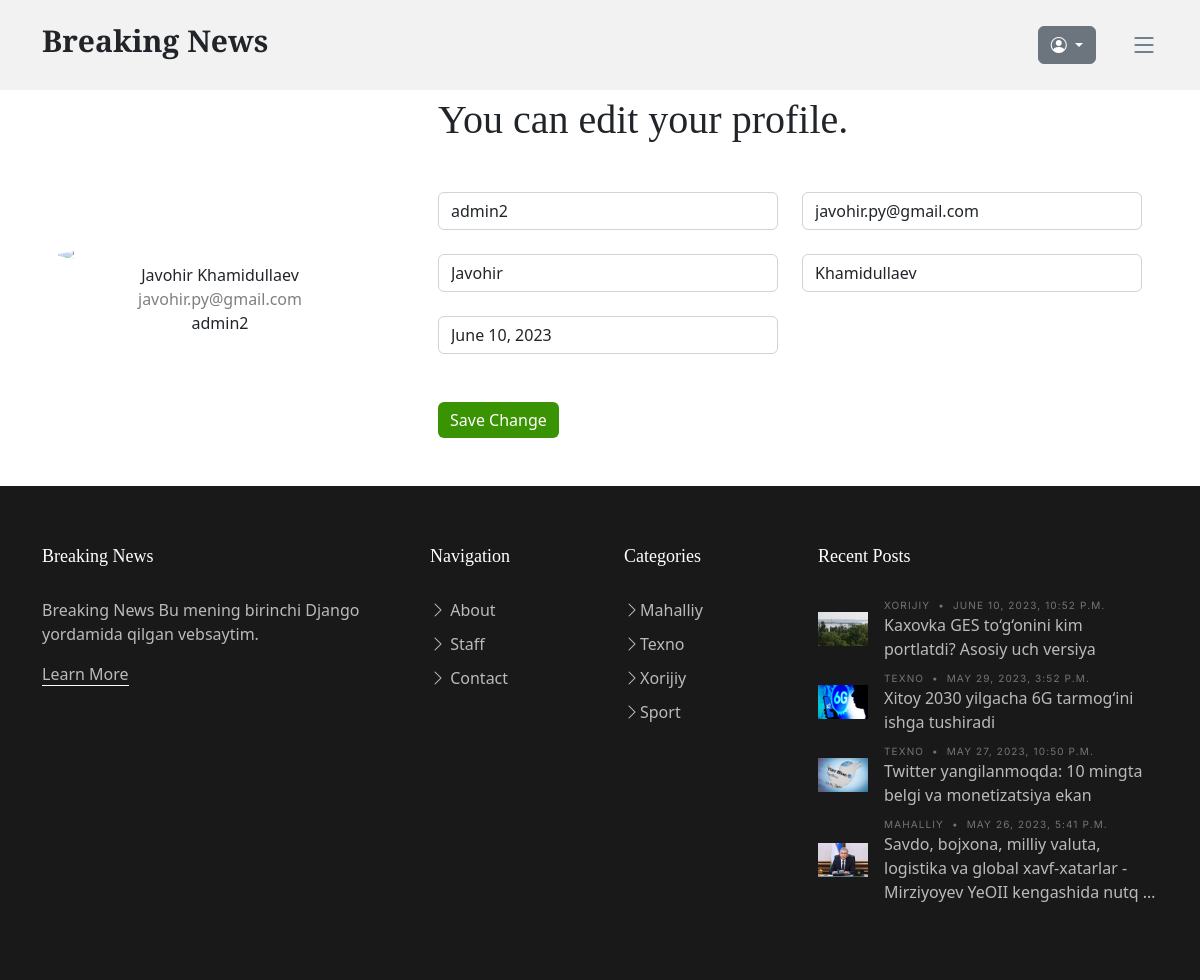
Page /edit-profile/ (signed in) on the committed database.
### accounts/models.py (models this page shows, shortened)
class Profile(models.Model):
    user = models.OneToOneField(User, on_delete=models.CASCADE)
    photo = models.ImageField(upload_to="users/images")
    birth_date = models.DateField(blank=True, null=True)

### news_app/models.py (models this page shows, shortened)
class News(models.Model):
    class Status(models.TextChoices):
        Draft = "DF", "Draft"
        Published = "PB", "Published"
    title = models.CharField(max_length=250)
    slug = models.SlugField(max_length=300)
    body = models.TextField()
    image = models.ImageField(upload_to="news/images")
    category = models.ForeignKey(Category, on_delete=models.CASCADE)
    published_time = models.DateTimeField(default=timezone.now)
    created_time = models.DateTimeField(auto_now_add=True)
    updated_time = models.DateTimeField(auto_now=True)
    status = models.CharField(
        max_length=2, choices=Status.choices, default=Status.Draft
    )
    objects = models.Manager()  # defauld manager
    published = PublishedManager()
    class Meta:
        ordering = ["-published_time"]

class Category(models.Model):
    name = models.CharField(max_length=150)
    def __str__(self):
        return self.name

### accounts/views.py (the view, shortened to what this page needs)
# urls.py: path("edit-profile/", EditUserView.as_view(), name="edit_profile_page"),
class EditUserView(LoginRequiredMixin, View):
    def get(self, request):
        user = request.user
        profile = Profile.objects.get(user=user)
        user_form = UserEditForm(instance=request.user)
        profile_form = ProfileEditForm(instance=request.user.profile)
        context = {
            "user_form": user_form,
            "profile_form": profile_form,
            "profile": profile,
        }
        return render(request, "account/profile-edit.html", context)

### accounts/forms.py
class UserEditForm(forms.ModelForm):
    class Meta:
        model = User
        fields = ["username", "first_name", "last_name", "email"]

class ProfileEditForm(forms.ModelForm):
    class Meta:
        model = Profile
        fields = ["birth_date", "photo"]

### news_app/context_procesor.py (called while the page is built)
def top_news(request):
    categories = Category.objects.all()
    top_news = News.published.all().order_by("-published_time")[:4]
    context = {
        "top_news": top_news,
        "categories": categories,
    }
    return context

### news_app/models.py (called while the page is built)
    def get_queryset(self):
        return super().get_queryset().filter(status=News.Status.Published)

### templates/account/profile-edit.html (shortened to what this page needs)
{% extends 'news/base.html' %}
{% load static %}
{% block content %}
  <div class="container rounded bg-white mt-5">
    <div class="row align-items-center">
      <div class="col-md-4 border-right">
        <div class="d-flex flex-column align-items-center text-center p-3 py-5">
          <img class="rounded-circle mt-5" src="https://rutensil.com/uploads/egiocMMHeJxW8ZDVer7lMv-xw7ReN-vH.jpeg" width="90">
          <span class="font-weight-bold">{{ user.first_name }} {{ user.last_name }}</span>
          <span class="text-black-50">{{ user.email }}</span>
          <span>{{ user.username }}</span>
        </div>
      </div>
      <div class="col-md-8">
        <form method="post" enctype="multipart/form-data" class="p-3 py-5">{% csrf_token %}
          <div class="d-flex justify-content-between align-items-center mb-3">
            <h1>You can edit your profile.</h1>
          </div>
          <div class="row mt-3">
            <div class="col-md-6 mt-4">
              <input type="text" name="username" class="form-control" placeholder="Username" value="{{ user.username }}" />
            </div>
            <div class="col-md-6 mt-4">
              <input ype="text" name="email" class="form-control" placeholder="Email" value="{{ user.email }}" />
            </div>
            <div class="col-md-6 mt-4">
              <input type="text" name="first_name" class="form-control" placeholder="first name" value="{{ user.first_name }}" />
            </div>
            <div class="col-md-6 mt-4">
              <input type="text" name="last_name" class="form-control" placeholder="last name" value="{{ user.last_name }}" />
            </div>
            <div class="col-md-6 mt-4">
              <input type="text" name="birth_date" class="form-control" placeholder="Feb. 22, 2002" value="{{ profile.birth_date }}" />
            </div>
          </div>
          <div class="mt-5 text-right">
            <button class="btn btn-primary profile-button" type="submit" style="background-color: #3a9302;">Save Change</button>
          </div>
        </form>
      </div>
    </div>
  </div>
{% endblock content %}

### templates/news/base.html (shortened to what this page needs)
{% load static %}
<!DOCTYPE html>
<html lang="en">
<head>
  <link href="{% static 'vendor/bootstrap/css/bootstrap.min.css' %}" rel="stylesheet">
  <link href="{% static 'vendor/bootstrap-icons/bootstrap-icons.css' %}" rel="stylesheet">
  <link href="{% static 'vendor/swiper/swiper-bundle.min.css' %}" rel="stylesheet">
  <link href="{% static 'vendor/glightbox/css/glightbox.min.css' %}" rel="stylesheet">
  <link href="{% static 'vendor/aos/aos.css' %}" rel="stylesheet">
  <link href="{% static 'css/variables.css' %}" rel="stylesheet">
  <link href="{% static 'css/main.css' %}" rel="stylesheet">
  <link href="{% static 'css/404-page.css' %}" rel="stylesheet">
  <link href="{% static 'css/register.css' %}" rel="stylesheet">
</head>
<body>
  <header id="header" class="header d-flex align-items-center fixed-top">
    <div class="container-fluid container-xl d-flex align-items-center justify-content-between">
      <a href="{% url 'home_page' %}" class="logo d-flex align-items-center">
        <h1>Breaking News</h1>
      </a>
      <div class="position-relative d-flex align-items-center">
        <div class="d-flex align-items-center">
          <div class="dropdown me-1" style="padding: 10px 0 10px 30px;">
            <button type="button" class="btn btn-secondary dropdown-toggle" data-bs-toggle="dropdown" aria-expanded="false" data-bs-offset="10,20">
              <i class="bi bi-person-circle"></i>
            </button>
          </div>
          <i class="bi bi-list mobile-nav-toggle" style="padding-left:30px"></i>
        </div>
      </div>
    </div>
  </header>
  {% block content %}
  {% endblock content %}
  <footer id="footer" class="footer">
    <div class="footer-content">
      <div class="container">
        <div class="row g-5">
          <div class="col-lg-4">
            <h3 class="footer-heading">Breaking News</h3>
            <p>Breaking News Bu mening birinchi Django yordamida qilgan vebsaytim.</p>
            <p><a href="{% url 'about_page' %}" class="footer-link-more">Learn More</a></p>
          </div>
          <div class="col-6 col-lg-2">
            <h3 class="footer-heading">Navigation</h3>
            <ul class="footer-links list-unstyled">
              <li><a href="{% url 'about_page' %}"><i class="bi bi-chevron-right"></i> About</a></li>
              <li><a href="{% url 'staff_page' %}"><i class="bi bi-chevron-right"></i> Staff</a></li>
              <li><a href="{% url 'contact_page' %}"><i class="bi bi-chevron-right"></i> Contact</a></li>
            </ul>
          </div>
          <div class="col-6 col-lg-2">
            <h3 class="footer-heading">Categories</h3>
            <ul class="footer-links list-unstyled">
              <li>
                <a href="{% url 'local_news_page' %}">
                  <i class="bi bi-chevron-right"></i>Mahalliy
                </a>
              </li>
              <li>
                <a href="{% url 'texno_news_page' %}">
                  <i class="bi bi-chevron-right"></i>Texno
                </a>
              </li>
              <li>
                <a href="{% url 'foreign_news_page' %}">
                  <i class="bi bi-chevron-right"></i>Xorijiy
                </a>
              </li>
              <li>
                <a href="{% url 'sport_news_page' %}">
                  <i class="bi bi-chevron-right"></i>Sport
                </a>
              </li>
            </ul>
          </div>
          <div class="col-lg-4">
            <h3 class="footer-heading">Recent Posts</h3>
            <ul class="footer-links footer-blog-entry list-unstyled">
              {% for news in top_news %}
              <li>
                <a href="{% url 'detail_page' news.pk %}" class="d-flex align-items-center">
                  <img src="{{ news.image.url }}" alt="" class="img-fluid me-3">
                  <div>
                    <div class="post-meta d-block"><span class="date">{{ news.category }}</span> <span class="mx-1">&bullet;</span>
                      <span>{{ news.published_time }}</span>
                    </div>
                    <span>{{ news.title | truncatewords:13 }}</span>
                  </div>
                </a>
              </li>
              {% endfor %}
            </ul>
          </div>
        </div>
      </div>
    </div>
  </footer>
</body>
</html>

### static/css/variables.css (style rules this page uses)
:root { --font-default: 'EB Garamond', system-ui, -apple-system, "Segoe UI", Roboto, "Helvetica Neue", Arial, "Noto Sans", "Liberation Sans", sans-serif, "Apple Color Emoji", "Segoe UI Emoji", "Segoe UI Symbol", "Noto Color Emoji"; --font-primary: 'EB Garamond', serif; --font-secondary: 'Inter', sans-serif; --color-default: #212529; --color-default-rgb: 33, 37, 41; --color-links: #212529; --color-links-hover: #15171a; --color-primary: #212529; --color-primary-light: #26282c; --color-primary-dark: #0b0c0e; --color-primary-rgb: 33, 37, 41; --color-primary-light-rgb: 38, 40, 44; --color-primary-dark-rgb: 11, 12, 14; --color-secondary: #596d80; --color-secondary-light: #8498aa; --color-secondary-dark: #404f5c; --color-secondary-rgb: 89, 109, 128; --color-secondary-light-rgb: 132, 152, 170; --color-secondary-dark-rgb: 64, 79, 92; --color-blue: #0d6efd; --color-blue-rgb: 13, 110, 253; --color-indigo: #6610f2; --color-indigo-rgb: 102, 16, 242; --color-purple: #6f42c1; --color-purple-rgb: 111, 66, 193; --color-pink: #f3268c; --color-pink-rgb: 243, 38, 140; --color-red: #df1529; --color-red-rgb: 223, 21, 4; --color-orange: #fd7e14; --color-orange-rgb: 253, 126, 20; --color-yellow: #ffc107; --color-yellow-rgb: 255, 193, 7; --color-green: #059652; --color-green-rgb: 5, 150, 82; --color-teal: #20c997; --color-teal-rgb: 32, 201, 151; --color-cyan: #0dcaf0; --color-cyan-rgb: 13, 202, 240; --color-white: #ffffff; --color-white-rgb: 255, 255, 255; --color-gray: #6c757d; --color-gray-rgb: 108, 117, 125; --color-black: #000000; --color-black-rgb: 0, 0, 0; }
:root { --bs-blue: var(--color-blue); --bs-indigo: var(--color-indigo); --bs-purple: var(--color-purple); --bs-pink: var(--color-pink); --bs-red: var(--color-red); --bs-orange: var(--color-orange); --bs-yellow: var(--color-yellow); --bs-green: var(--color-green); --bs-teal: var(--color-teal); --bs-cyan: var(--color-cyan); --bs-white: var(--color-white); --bs-gray: var(--color-gray); --bs-gray-dark: #343a40; --bs-gray-100: #f8f9fa; --bs-gray-200: #e9ecef; --bs-gray-300: #dee2e6; --bs-gray-400: #ced4da; --bs-gray-500: #adb5bd; --bs-gray-600: #6c757d; --bs-gray-700: #495057; --bs-gray-800: #343a40; --bs-gray-900: #212529; --bs-primary: var(--color-blue); --bs-secondary: var(--color-blue); --bs-success: #198754; --bs-info: #0dcaf0; --bs-warning: #ffc107; --bs-danger: #dc3545; --bs-light: #f8f9fa; --bs-dark: #212529; --bs-primary-rgb: var(--color-primary-rgb); --bs-secondary-rgb: var(--color-secondary-rgb); --bs-success-rgb: 25, 135, 84; --bs-info-rgb: 13, 202, 240; --bs-warning-rgb: 255, 193, 7; --bs-danger-rgb: 220, 53, 69; --bs-light-rgb: 248, 249, 250; --bs-dark-rgb: 33, 37, 41; --bs-white-rgb: var(--color-white-rgb); --bs-black-rgb: var(--color-black-rgb); --bs-body-color-rgb: var(--color-default-rgb); --bs-body-bg-rgb: 255, 255, 255; --bs-font-sans-serif: var(--font-default); --bs-font-monospace: SFMono-Regular, Menlo, Monaco, Consolas, "Liberation Mono", "Courier New", monospace; --bs-gradient: linear-gradient(180deg, rgba(255, 255, 255, 0.15), rgba(255, 255, 255, 0)); --bs-body-font-family: var(--font-default); --bs-body-font-size: 1rem; --bs-body-font-weight: 400; --bs-body-line-height: 1.5; --bs-body-color: var(--color-default); --bs-body-bg: #fff; }
.bg-white { background-color: var(--color-white) !important; }

### static/css/404-page.css (style rules this page uses)
a { text-decoration: none; }

### static/css/register.css (style rules this page uses)
:root { --color-white: #fff; --color-light: #f1f5f9; --color-black: #121212; --color-night: #001632; --color-red: #f44336; --color-yellow: #6cf436; --color-blue: #1a73e8; --color-gray: #80868b; --color-grayish: #dadce0; --shadow-normal: 0 1px 3px 0 rgba(0, 0, 0, 0.1), 0 1px 2px 0 rgba(0, 0, 0, 0.06); --shadow-medium: 0 4px 6px -1px rgba(0, 0, 0, 0.1), 0 2px 4px -1px rgba(0, 0, 0, 0.06); --shadow-large: 0 10px 15px -3px rgba(0, 0, 0, 0.1), 0 4px 6px -2px rgba(0, 0, 0, 0.05); }
.login a, button { font-family: inherit; font-size: inherit; line-height: inherit; cursor: pointer; border: none; outline: none; text-decoration: none; }
.login, img { display: block; width: 100%; height: auto; object-fit: cover; }
.profile-button { background: #BA68C8; box-shadow: none; border: none; }

### rows in the picture
Profile: birth_date "June 10, 2023"
News: image (picture), category "XORIJIY", published_time "JUNE 10, 2023, 10:52 P.M.", title "Kaxovka GES to‘g‘onini kim portlatdi? Asosiy uch versiya"
News: image (picture), category "TEXNO", published_time "MAY 29, 2023, 3:52 P.M.", title "Xitoy 2030 yilgacha 6G tarmog‘ini ishga tushiradi"
News: image (picture), category "TEXNO", published_time "MAY 27, 2023, 10:50 P.M.", title "Twitter yangilanmoqda: 10 mingta belgi va monetizatsiya ekan"
News: image (picture), category "MAHALLIY", published_time "MAY 26, 2023, 5:41 P.M.", title "Savdo, bojxona, milliy valuta, logistika va global xavf-xatarlar - Mirziyoyev YeOII kengashida nutq …"

### other values in the picture
{{ user.first_name }} "Javohir"
{{ user.last_name }} "Khamidullaev"
{{ user.email }} "javohir.py@gmail.com"
{{ user.username }} "admin2"
